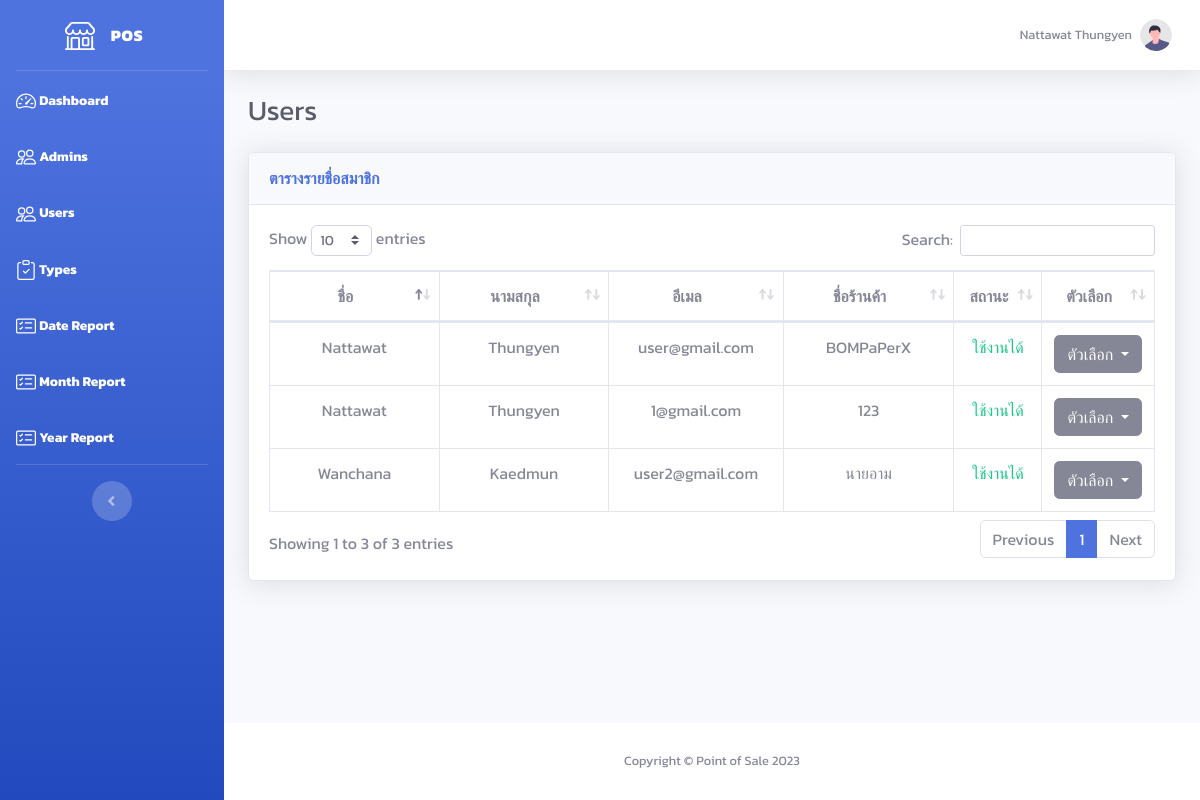
Before: /admin/user.php (signed in) with the older database file.
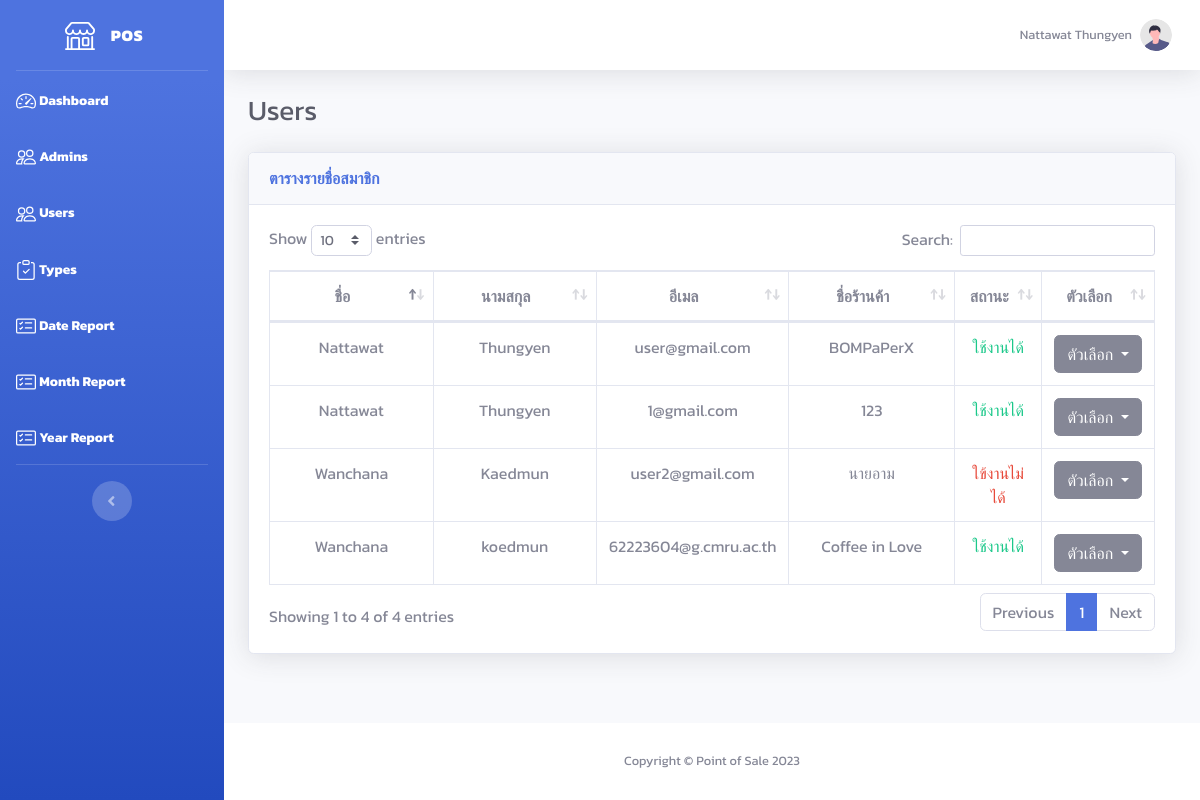
After: the same page with the newer database file.
### tables this page shows
CREATE TABLE `user` (
  `user_id` int(10) NOT NULL,
  `email` varchar(255) NOT NULL,
  `password` varchar(255) NOT NULL,
  `status` tinyint(1) NOT NULL COMMENT '0=disable\r\n1=enable',
  `firstname` varchar(255) NOT NULL,
  `lastname` varchar(255) NOT NULL,
  `store` varchar(255) NOT NULL,
  `description` text NOT NULL,
  `img_path` text NOT NULL
);

### admin/user.php (the view, shortened to what this page needs)
<!DOCTYPE html>
<html lang="en">
<?php
require '../include/connect.php';
include '../include/header.php';
$user_data = $connect->prepare("SELECT * FROM user");
$user_data->execute();
$row_user = $user_data->fetchAll(PDO::FETCH_ASSOC);
?>
<body id="page-top">
    <div id="wrapper">
        <?php include '../include/sidebar_admin.php'; ?>
        <div id="content-wrapper" class="d-flex flex-column">
            <div id="content">
                <?php include '../include/topbar.php'; ?>
                <div class="container-fluid">
                    <div class="d-sm-flex align-items-center justify-content-between mb-4">
                        <h1 class="h3 mb-0 text-gray-800">Users</h1>
                    </div>
                    <div class="card shadow mb-4">
                        <div class="card-header py-3">
                            <h6 class="m-0 font-weight-bold text-primary">ตารางรายชื่อสมาชิก</h6>
                        </div>
                        <div class="card-body">
                            <div class="table-responsive">
                                <table class="table table-bordered" id="dataTable" width="100%" cellspacing="0">
                                    <thead class="text-center">
                                        <tr>
                                            <th width="20%">ชื่อ</th>
                                            <th width="20%">นามสกุล</th>
                                            <th width="20%">อีเมล</th>
                                            <th width="20%">ชื่อร้านค้า</th>
                                            <th width="10%">สถานะ</th>
                                            <th width="10%">ตัวเลือก</th>
                                        </tr>
                                    </thead>
                                    <tbody class="text-center">
                                        <?php foreach ($row_user as $row) { ?>
                                            <tr>
                                                <td><?= $row['firstname'] ?></td>
                                                <td><?= $row['lastname'] ?></td>
                                                <td><?= $row['email'] ?></td>
                                                <td><?= $row['store'] ?></td>
                                                <?php if ($row['status'] == 0) { ?>
                                                    <td class="text-danger">ใข้งานไม่ได้</td>
                                                <?php } else { ?>
                                                    <td class="text-success">ใช้งานได้</td>
                                                <?php } ?>
                                                <td>
                                                    <div class="dropdown">
                                                        <button class="btn btn-secondary dropdown-toggle" type="button" data-toggle="dropdown" aria-expanded="false">
                                                            ตัวเลือก
                                                        </button>
                                                    </div>
                                                </td>
                                            </tr>
                                        <?php } ?>
                                    </tbody>
                                </table>
                            </div>
                        </div>
                    </div>
                </div>
            </div>
            <?php include '../include/footer.php'; ?>
        </div>
    </div>
</body>
</html>

### include/header.php (shortened to what this page needs)
<head>
    <link href="vendor/fontawesome-free/css/all.min.css" rel="stylesheet" type="text/css">
    <link href="css/sb-admin-2.min.css" rel="stylesheet">
    <link href="vendor/datatables/dataTables.bootstrap4.min.css" rel="stylesheet">
    <link rel="stylesheet" href="https://cdn.jsdelivr.net/npm/sweetalert2@11/dist/sweetalert2.min.css">
</head>

### include/sidebar_admin.php (shortened to what this page needs)
<ul class="navbar-nav bg-gradient-primary sidebar sidebar-dark accordion" id="accordionSidebar">
    <a class="sidebar-brand d-flex align-items-center justify-content-center" href="dashboard.php">
        <div class="sidebar-brand-icon">
        </div>
        <div class="sidebar-brand-text mx-3">POS</sup></div>
    </a>
    <hr class="sidebar-divider my-0">
    <li class="nav-item active">
        <a class="nav-link" href="dashboard.php">
            <span>Dashboard</span>
        </a>
    </li>
    <li class="nav-item active">
        <a class="nav-link" href="admin.php">
             <span>Admins</span>
        </a>
    </li>
    <li class="nav-item active">
        <a class="nav-link" href="user.php">
             <span>Users</span>
        </a>
    </li>
    <li class="nav-item active">
        <a class="nav-link" href="type.php">
            <span>Types</span>
        </a>
    </li>
    <li class="nav-item active">
        <a class="nav-link" href="report_payment_date.php">
            <span>Date Report</span>
        </a>
    </li>
    <li class="nav-item active">
        <a class="nav-link" href="report_payment_month.php">
            <span>Month Report</span>
        </a>
    </li>
    <li class="nav-item active">
        <a class="nav-link" href="report_payment_year.php">
            <span>Year Report</span>
        </a>
    </li>
    <hr class="sidebar-divider">
    <div class="text-center d-none d-md-inline">
        <button class="rounded-circle border-0" id="sidebarToggle"></button>
    </div>
</ul>

### include/topbar.php (shortened to what this page needs)
<?php
if (isset($_SESSION['user_id'])) {
    $user_id = $_SESSION['user_id'];
    $profile = $connect->prepare("SELECT * FROM user WHERE user_id = :user_id");
    $profile->bindParam(":user_id", $user_id);
    $profile->execute();
    $row_profile = $profile->fetch(PDO::FETCH_ASSOC);
} else {
    $admin_id = $_SESSION['admin_id'];
    $profile = $connect->prepare("SELECT * FROM admin WHERE admin_id = :admin_id");
    $profile->bindParam(":admin_id", $admin_id);
    $profile->execute();
    $row_profile = $profile->fetch(PDO::FETCH_ASSOC);
}
?>
<nav class="navbar navbar-expand navbar-light bg-white topbar mb-4 static-top shadow">
    <ul class="navbar-nav ml-auto">
        <li class="nav-item dropdown no-arrow">
            <a class="nav-link dropdown-toggle" href="#" id="userDropdown" role="button" data-toggle="dropdown" aria-haspopup="true" aria-expanded="false">
                <span class="mr-2 d-none d-lg-inline text-gray-600 small"><?= isset($_SESSION['user_id']) ? $row_profile['store'] : $row_profile['firstname'] . ' ' . $row_profile['lastname'] ?></span>
                <img class="img-profile rounded-circle" src="../img/undraw_profile.svg">
            </a>
        </li>
    </ul>
</nav>

### include/footer.php
<footer class="sticky-footer bg-white">
    <div class="container my-auto">
        <div class="copyright text-center my-auto">
            <span>Copyright &copy; Point of Sale 2023</span>
        </div>
    </div>
</footer>

### include/header.php (style rules this page uses)
body { font-family: 'Kanit', sans-serif; }

Changed rows visible on the page:
changed user "Kaedmun": status "ใช้งานได้" → "ใข้งานไม่ได้"
added user: firstname "Wanchana", lastname "koedmun", email "62223604@g.cmru.ac.th", store "Coffee in Love", status "ใช้งานได้"
Other visible differences:
text written by a page script: "Show entries Search: Showing 1 to 3 of 3 entries Previous 1 Next" → "Show entries Search: Showing 1 to 4 of 4 entries Previous 1 Next"
